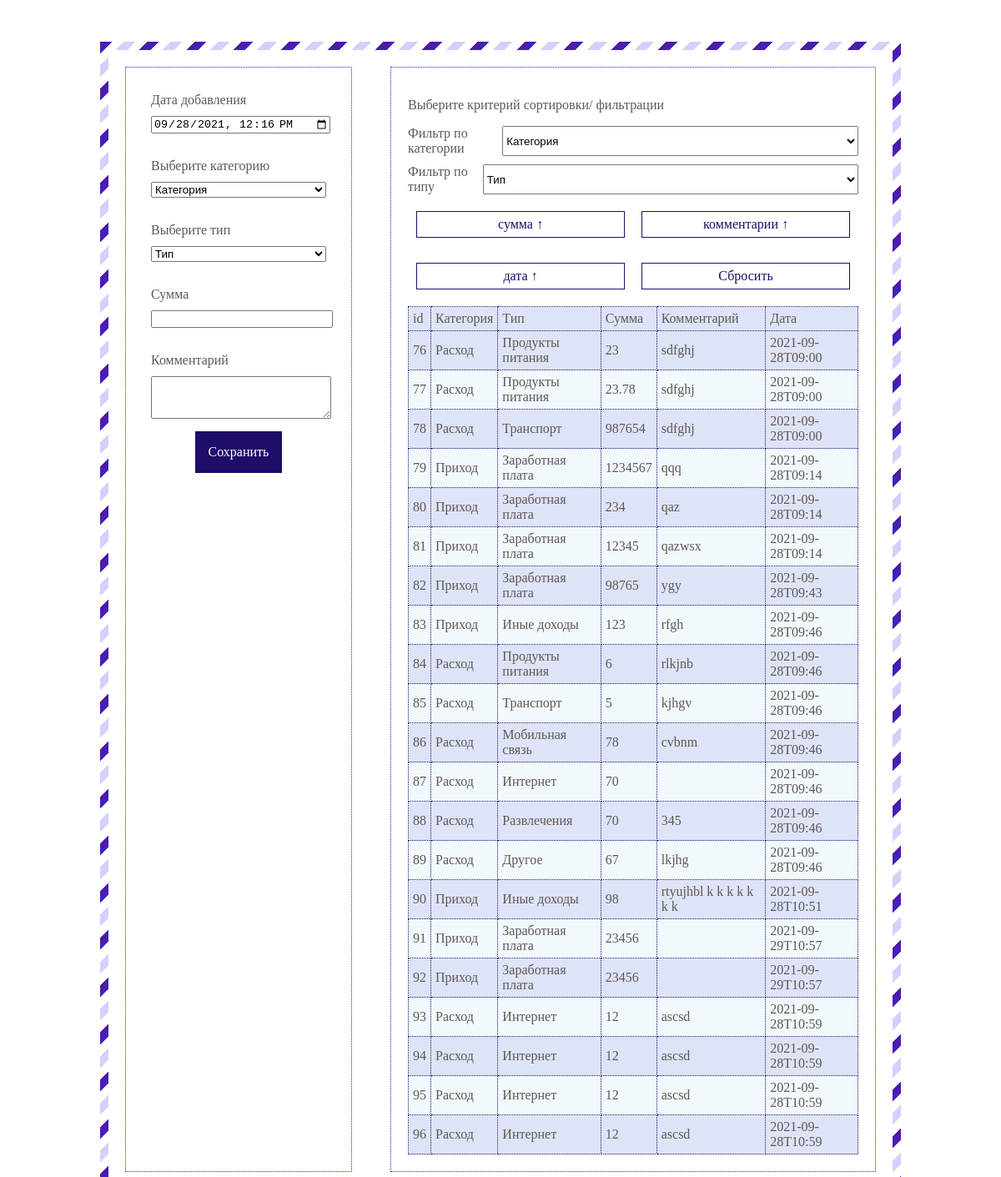
The page / on the database its author committed.
### tables this page shows
CREATE TABLE `Itog` (
  `idItog` int NOT NULL,
  `idType` int NOT NULL,
  `dateD` varchar(30) NOT NULL,
  `sum` double NOT NULL,
  `comment` varchar(100) DEFAULT NULL
);

CREATE TABLE `category` (
  `idCategory` int NOT NULL,
  `category` varchar(30) NOT NULL
);

CREATE TABLE `Type` (
  `idType` int NOT NULL,
  `idCategory` int NOT NULL,
  `Type` varchar(30) NOT NULL
);

### index.php (the view, shortened to what this page needs)
<?php
include 'php/db.php';
?>
<!DOCTYPE html>
<html lang="en">
<head>
    <link rel="stylesheet" href="src/style.css">
</head>
<body>
    <section>
        <div class="row spaceBetween" id="blockParent">
            <div class="block">
                <form action="" method="POST" class="formMargin">
                    <div class="blockMargin titleForm">Дата добавления</div>
                    <div class="blockMargin"><input type="datetime-local" required value="<?php echo date('Y-m-d').'T'.date('H:i'); ?>" id="dates"></div>
                    <div class="blockMargin titleForm">Выберите категорию</div>
                    <div class="blockMargin">
                        <select name="category" id="category">
                        <option selected disable>Категория</option>
                        </select>
                    </div>
                    <div class="blockMargin titleForm">Выберите тип</div>
                    <div class="blockMargin">
                        <select name="type" id="type">
                            <option  selected disable> Тип</option>
                        </select>
                    </div>
                    <div class="blockMargin titleForm">
                        Сумма
                    </div>
                    <div class="blockMargin">
                        <input type='text' required pattern = "^[0-9\s.]+$" id='sum'>
                    </div>
                    <div class="blockMargin titleForm">
                        Комментарий
                    </div>
                    <div class="blockMargin">
                        <textarea rows = 3  id = 'comment'></textarea>
                    </div>
                    <div class="blockMargin titleForm send" id = 'send'>
                        Сохранить
                    </div>
                </form>
            </div>
            <div class="block" id='second'>
                <p>Выберите критерий сортировки/ фильтрации</p>
                <div class='blockFilter'>
                    <div>Фильтр по категории</div>
                    <select name="category1" id='category1'>
                        <option value='Категория' selected disable>Категория</option>
                    </select>
                </div>
                <div class='blockFilter'>
                    <div>Фильтр по типу</div>
                    <select name="type1" id='type1' >
                        <option  value='Тип'  selected disable> Тип</option>
                    </select>
                </div>
                <div class='row sortBox spaceBetween'>
                    <div id='sortSum'>сумма &#8593;</div>
                    <div id='sortCom'>комментарии &#8593;</div>
                </div>
                <div class='row sortBox spaceBetween' >
                    <div id='sortDate'>дата &#8593;</div>
                    <div id='reset'>Сбросить</div>
                </div>
            <div id="tableItog">
            <?php
            $itog = mysqli_query($link, "select * FROM Itog;");
            if(isset($itog)){
            echo "<table border=1 class='tableItog'><thead><tr><td>id</td><td id='sCat'> Категория</td><td id='sType'> Тип</td><td id='sSum'>Сумма</td><td id='sComm'>Комментарий</td><td id='sDate'>Дата</td></tr></thead>";
            while($row=mysqli_fetch_object($itog)){
                $type = mysqli_query($link, "select * from Type where idType = ".$row->idType.";");
                    while ($row1=mysqli_fetch_object($type)){
                    $itype = $row1->Type;
                    $idc = $row1->idCategory;
                    $category2 = mysqli_query($link, "select * FROM category where  idCategory =".$idc.";");
                    while ($row2=mysqli_fetch_object($category2)){
                        $icategory = $row2->category;
                        }
                    }
                    echo "<tr><td data-label='ID' id='id_".$row->idItog."'>".$row->idItog.'</td><td data-label="Категория" id="category_'.$row->idItog.'">'.$icategory.'</td><td data-label = "Тип" id="type_'.$row->idItog.'">'.$itype.'</td><td data-label = "Сумма" contentEditable="true" class="editSum" id="sum_'.$row->idItog.'">'.$row->sum.'</td><td data-label = "Комментарий" class="editComment" contentEditable="true" id="comment_'.$row->idItog.'">'.$row->comment.'</td><td data-label = "Дата" class="editDate" contentEditable="true" id="date_'.$row->idItog.'">'.$row->dateD.'</td></tr>';
            }
            echo '</table>';}
            ?>
            </div>
            </div>
        </div>
    </section>
</body>
</html>

### src/style.css (style rules this page uses)
.row { display: flex; flex-direction: row; }
.spaceBetween { justify-content: space-between; }
.block { width: 60%; border: #3a17b9 1px dotted; }
.block:first-of-type { width: 30%; }
section { max-width: 900px; margin: 50px auto 0; padding: 20px; background: #ffffff; border: 10px solid transparent; border-image: 10 repeating-linear-gradient(135deg, #4e1ba0, #4420c4 10px, transparent 10px, transparent 20px, #d6cffb 20px, #d7cffb 30px, transparent 30px, transparent 40px); font-family: 'Playfair Display'; color: #605756; }
.formMargin { margin: 20px; }
.blockMargin { margin: 10px; }
.titleForm { margin-top: 30px; }
input, select, textarea { width: 100%; }
.send { margin: auto; width: 45%; height: 50px; background: #200c69; color: #fff; text-align: center; line-height: 50px; border: 1px solid #fff; transition: all 1s; }
.tableItog { border-spacing: 0px; border: none; width: 100%; border-collapse: collapse; }
.tableItog td { padding: 5px; border:1px #200c69 dotted }
tr:nth-child(even) { background-color: #f1f9fc }
tr:nth-child(odd) { background-color: #dee4f7 }
#second { padding: 20px; }
.blockFilter { width: 100%; display: inline-flex; margin-bottom: 10px; }
.sortBox { margin-bottom: 10px; }
.sortBox div { width: 46%; height: 30px; line-height: 30px; margin: 10px; color: #200c69; background: #fff; border: 1px solid #200c69; text-align: center; transition: all 1s; }

### rows shown on the page
itog: idItog "76", category.category "Расход", idType.Type "Продукты питания", sum "23", comment "sdfghj", dateD "2021-09-28T09:00"
itog: idItog "77", category.category "Расход", idType.Type "Продукты питания", sum "23.78", comment "sdfghj", dateD "2021-09-28T09:00"
itog: idItog "78", category.category "Расход", idType.Type "Транспорт", sum "987654", comment "sdfghj", dateD "2021-09-28T09:00"
itog: idItog "79", category.category "Приход", idType.Type "Заработная плата", sum "1234567", comment "qqq", dateD "2021-09-28T09:14"
itog: idItog "80", category.category "Приход", idType.Type "Заработная плата", sum "234", comment "qaz", dateD "2021-09-28T09:14"
itog: idItog "81", category.category "Приход", idType.Type "Заработная плата", sum "12345", comment "qazwsx", dateD "2021-09-28T09:14"
itog: idItog "82", category.category "Приход", idType.Type "Заработная плата", sum "98765", comment "ygy", dateD "2021-09-28T09:43"
itog: idItog "83", category.category "Приход", idType.Type "Иные доходы", sum "123", comment "rfgh", dateD "2021-09-28T09:46"
itog: idItog "84", category.category "Расход", idType.Type "Продукты питания", sum "6", comment "rlkjnb", dateD "2021-09-28T09:46"
itog: idItog "85", category.category "Расход", idType.Type "Транспорт", sum "5", comment "kjhgv", dateD "2021-09-28T09:46"
itog: idItog "86", category.category "Расход", idType.Type "Мобильная связь", sum "78", comment "cvbnm", dateD "2021-09-28T09:46"
itog: idItog "87", category.category "Расход", idType.Type "Интернет", sum "70", dateD "2021-09-28T09:46"
itog: idItog "88", category.category "Расход", idType.Type "Развлечения", sum "70", comment "345", dateD "2021-09-28T09:46"
itog: idItog "89", category.category "Расход", idType.Type "Другое", sum "67", comment "lkjhg", dateD "2021-09-28T09:46"
itog: idItog "90", category.category "Приход", idType.Type "Иные доходы", sum "98", comment "rtyujhbl k k k k k k k", dateD "2021-09-28T10:51"
itog: idItog "91", category.category "Приход", idType.Type "Заработная плата", sum "23456", dateD "2021-09-29T10:57"
itog: idItog "92", category.category "Приход", idType.Type "Заработная плата", sum "23456", dateD "2021-09-29T10:57"
itog: idItog "93", category.category "Расход", idType.Type "Интернет", sum "12", comment "ascsd", dateD "2021-09-28T10:59"
itog: idItog "94", category.category "Расход", idType.Type "Интернет", sum "12", comment "ascsd", dateD "2021-09-28T10:59"
itog: idItog "95", category.category "Расход", idType.Type "Интернет", sum "12", comment "ascsd", dateD "2021-09-28T10:59"
itog: idItog "96", category.category "Расход", idType.Type "Интернет", sum "12", comment "ascsd", dateD "2021-09-28T10:59"
